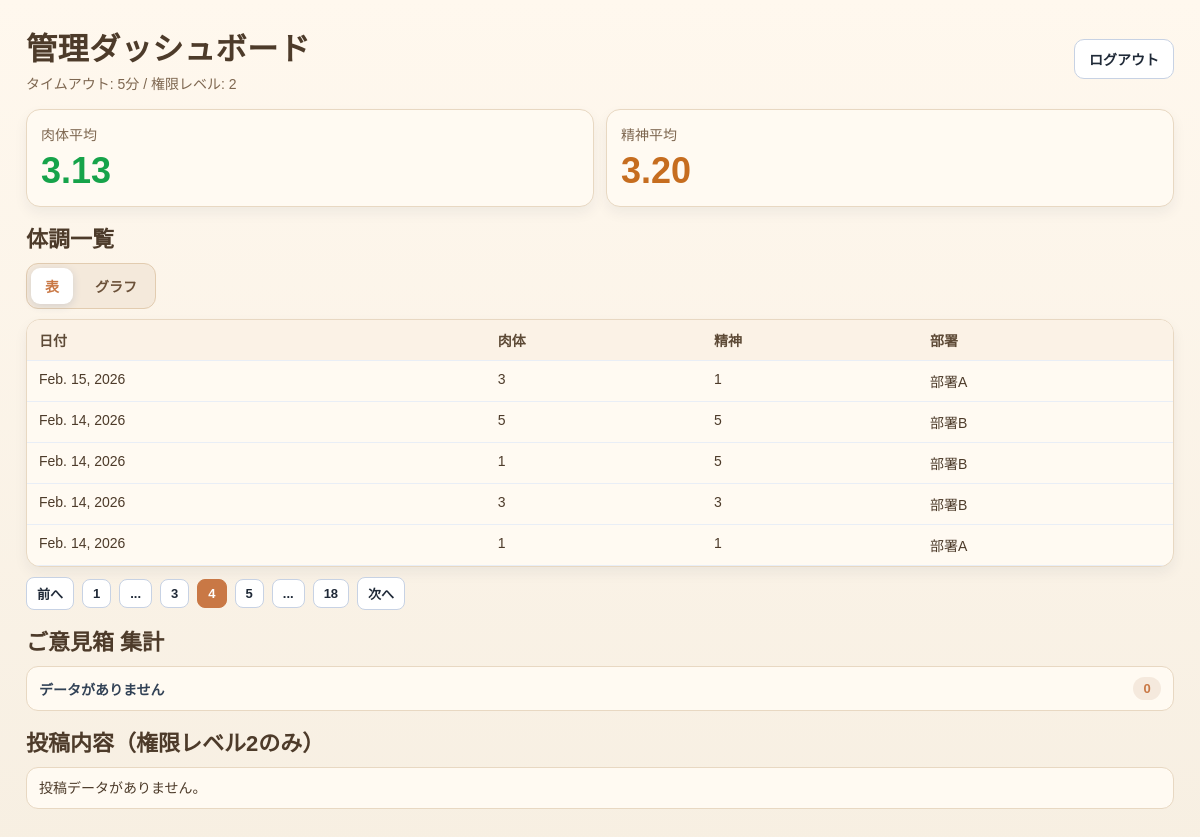
The page /dashboard/?page=4 (signed in) on the database its author committed.
### conditions/models.py (models this page shows)
class Condition(models.Model):
    user = models.ForeignKey(settings.AUTH_USER_MODEL, on_delete=models.CASCADE)
    date = models.DateField()
    physical = models.IntegerField(
        null=True,
        blank=True,
        validators=[MinValueValidator(1), MaxValueValidator(5)],
    )
    mental = models.IntegerField(
        null=True,
        blank=True,
        validators=[MinValueValidator(1), MaxValueValidator(5)],
    )
    created_at = models.DateTimeField(auto_now_add=True)
    is_absent = models.BooleanField(default=False)
    notes = models.TextField(null=True, blank=True)
    class Meta:
        constraints = [
            models.UniqueConstraint(fields=["user", "date"], name="uniq_condition_user_date")
        ]

### accounts/models.py (models this page shows)
class EmployeeProfile(models.Model):
    user = models.OneToOneField(User, on_delete=models.CASCADE, related_name="profile")
    full_name = models.CharField(max_length=255)
    gender = models.CharField(max_length=32)
    age = models.PositiveIntegerField()
    department = models.CharField(max_length=255)
    is_target = models.BooleanField(default=False)

### dashboard/views.py (the view)
# urls.py: path("", views.dashboard_view, name="dashboard"),
@login_required
def dashboard_view(request):
    user = request.user
    if user.role_level not in (User.ROLE_ADMIN_L1, User.ROLE_ADMIN_L2):
        return render(request, "dashboard/not_allowed.html")
    conditions = (
        Condition.objects.select_related("user")
        .filter(is_absent=False)
        .order_by("-date", "-created_at")
    )
    profiles = EmployeeProfile.objects.select_related("user").all()
    profile_map = {p.user_id: p for p in profiles}
    excluded_ids = [p.user_id for p in profiles if p.is_target]
    filtered = []
    for c in conditions:
        profile = profile_map.get(c.user_id)
        if profile and profile.is_target:
            continue
        filtered.append({"condition": c, "profile": profile})
    paginator = Paginator(filtered, 5)
    page_number = request.GET.get("page")
    conditions_page = paginator.get_page(page_number)
    conditions_page_tokens = _build_page_tokens(conditions_page)
    graph_data = _build_graph_data(filtered)
    graph_data_dept_a = _build_graph_data(
        [row for row in filtered if row["profile"] and row["profile"].department == "部署A"]
    )
    graph_data_dept_b = _build_graph_data(
        [row for row in filtered if row["profile"] and row["profile"].department == "部署B"]
    )
    avg_values = (
        Condition.objects.filter(is_absent=False)
        .exclude(user_id__in=excluded_ids)
        .aggregate(avg_physical=Avg("physical"), avg_mental=Avg("mental"))
    )
    opinions = build_opinion_summary(user.role_level)
    opinions_paginator = Paginator(opinions.items, 5)
    opinions_page_number = request.GET.get("opinion_page")
    opinions_page = opinions_paginator.get_page(opinions_page_number)
    return render(
        request,
        "dashboard/dashboard.html",
        {
            "conditions_page": conditions_page,
            "conditions_page_tokens": conditions_page_tokens,
            "avg_physical": avg_values["avg_physical"],
            "avg_mental": avg_values["avg_mental"],
            "role_level": user.role_level,
            "opinions": opinions,
            "opinions_page": opinions_page,
            "admin_timeout_minutes": _get_admin_timeout_minutes(),
            "graph_data": graph_data,
            "graph_data_dept_a": graph_data_dept_a,
            "graph_data_dept_b": graph_data_dept_b,
        },
    )

### analysis/services.py (called while the page is built, shortened)
def _build_analysis_df():
    project_root = Path(settings.BASE_DIR).parent
    csv_path = project_root / "php_opinion_box" / "opinions" / "opinion_box.csv"
    if not csv_path.exists():
        return pd.DataFrame()

def build_opinion_summary(role_level: int) -> OpinionSummary:
    df = _build_analysis_df()
    if df.empty:
        return OpinionSummary(tag_counts={}, items=[])

### dashboard/views.py (called while the page is built)
def _get_admin_timeout_minutes():
    setting = SystemSetting.objects.first()
    if setting and setting.admin_timeout_minutes:
        return setting.admin_timeout_minutes
    return 5

def _build_graph_data(rows):
    date_bucket = defaultdict(lambda: {"physical_sum": 0.0, "mental_sum": 0.0, "count": 0})
    for row in rows:
        day = row["condition"].date
        date_bucket[day]["physical_sum"] += float(row["condition"].physical or 0)
        date_bucket[day]["mental_sum"] += float(row["condition"].mental or 0)
        date_bucket[day]["count"] += 1
    graph_data = []
    for day, data in sorted(date_bucket.items()):
        count = data["count"] or 1
        graph_data.append(
            {
                "date": day.strftime("%Y-%m-%d"),
                "physical_avg": round(data["physical_sum"] / count, 2),
                "mental_avg": round(data["mental_sum"] / count, 2),
            }
        )
    return graph_data

def _build_page_tokens(page_obj):
    total = page_obj.paginator.num_pages
    current = page_obj.number
    if total <= 7:
        return list(range(1, total + 1))
    tokens = []
    if current <= 3:
        tokens.extend([1, 2, 3, "...", total])
    elif current >= total - 2:
        tokens.extend([1, "...", total - 2, total - 1, total])
    else:
        tokens.extend([1, "...", current - 1, current, current + 1, "...", total])
    return tokens

### dashboard/templates/dashboard/dashboard.html (shortened to what this page needs)
<!DOCTYPE html>
<html lang="ja">
<head>
</head>
<body>
    <div class="page">
        <header class="header">
            <div>
                <h1 class="title">管理ダッシュボード</h1>
                <p class="sub">タイムアウト: {{ admin_timeout_minutes }}分 / 権限レベル: {{ role_level }}</p>
            </div>
            <a class="logout-btn" href="{% url 'accounts:logout' %}">ログアウト</a>
        </header>
        <section class="summary-grid">
            <article class="card">
                <p class="metric-label">肉体平均</p>
                <p class="metric-value good">{{ avg_physical|floatformat:2|default:"-" }}</p>
            </article>
            <article class="card">
                <p class="metric-label">精神平均</p>
                <p class="metric-value warn">{{ avg_mental|floatformat:2|default:"-" }}</p>
            </article>
        </section>
        <section class="section">
            <h2 class="section-title">体調一覧</h2>
            <div class="view-switch" role="tablist" aria-label="体調一覧表示切替">
                <button id="btn-table" class="view-btn is-active" type="button">表</button>
                <button id="btn-graph" class="view-btn" type="button">グラフ</button>
            </div>
            <div id="panel-table" class="panel is-active">
                <div class="table-wrap">
                    <table>
                        <thead>
                            <tr>
                                <th>日付</th>
                                <th>肉体</th>
                                <th>精神</th>
                                {% if role_level == 1 %}
                                    <th>氏名</th>
                                    <th>部署</th>
                                {% else %}
                                    <th>部署</th>
                                {% endif %}
                            </tr>
                        </thead>
                        <tbody>
                            {% for row in conditions_page %}
                                <tr>
                                    <td>{{ row.condition.date }}</td>
                                    <td>{{ row.condition.physical|default:"-" }}</td>
                                    <td>{{ row.condition.mental|default:"-" }}</td>
                                    {% if role_level == 1 %}
                                        <td>{{ row.profile.full_name|default:row.condition.user.username }}</td>
                                        <td>{{ row.profile.department|default:"-" }}</td>
                                    {% else %}
                                        <td>{{ row.profile.department|default:"-" }}</td>
                                    {% endif %}
                                </tr>
                            {% empty %}
                                <tr>
                                    <td colspan="5">データがありません。</td>
                                </tr>
                            {% endfor %}
                        </tbody>
                    </table>
                </div>
                {% if conditions_page.paginator.num_pages > 1 %}
                    <nav class="pager" aria-label="ページ切替">
                        {% if conditions_page.has_previous %}
                            <a class="pager-btn" href="?page={{ conditions_page.previous_page_number }}">前へ</a>
                        {% endif %}
                        {% for token in conditions_page_tokens %}
                            {% if token == "..." %}
                                <span class="pager-btn">...</span>
                            {% elif token == conditions_page.number %}
                                <span class="pager-btn is-current">{{ token }}</span>
                            {% else %}
                                <a class="pager-btn" href="?page={{ token }}">{{ token }}</a>
                            {% endif %}
                        {% endfor %}
                        {% if conditions_page.has_next %}
                            <a class="pager-btn" href="?page={{ conditions_page.next_page_number }}">次へ</a>
                        {% endif %}
                    </nav>
                {% endif %}
            </div>
        </section>
        <section class="section">
            <h2 class="section-title">ご意見箱 集計</h2>
            <div class="tags-grid">
                {% for tag, count in opinions.tag_counts.items %}
                    <div class="tag-item">
                        <span class="tag-name">{{ tag }}</span>
                        <span class="tag-count">{{ count }}</span>
                    </div>
                {% empty %}
                    <div class="tag-item">
                        <span class="tag-name">データがありません</span>
                        <span class="tag-count">0</span>
                    </div>
                {% endfor %}
            </div>
        </section>
        {% if role_level == 2 %}
            <section id="opinions" class="section">
                <h3 class="section-title">投稿内容（権限レベル2のみ）</h3>
                <ul class="post-list">
                    {% for item in opinions_page %}
                        <li class="post-item">
                            <p class="post-meta">{{ item.mode_label }} / {{ item.tag }}</p>
                            <p class="post-content">{{ item.content }}</p>
                        </li>
                    {% empty %}
                        <li class="post-item">
                            <p class="post-content">投稿データがありません。</p>
                        </li>
                    {% endfor %}
                </ul>
            </section>
        {% endif %}
    </div>
</body>
</html>

### dashboard/templates/dashboard/dashboard.html (style rules this page uses)
:root { --bg: #f7efe2; --card: #fffaf2; --text: #4d3b2a; --subtext: #7e6750; --line: #e8d8c2; --primary: #c97845; --good: #16a34a; --warn: #c66d1f; }
* { box-sizing: border-box; }
body { margin: 0; font-family: "Yu Gothic UI", "Meiryo", sans-serif; background: linear-gradient(180deg, #fff8ee 0%, var(--bg) 100%); color: var(--text); }
.page { max-width: 1180px; margin: 0 auto; padding: 24px 16px 40px; }
.header { display: flex; align-items: center; justify-content: space-between; gap: 12px; margin-bottom: 16px; }
.title { margin: 0; font-size: clamp(26px, 2.6vw, 38px); letter-spacing: 0.4px; }
.sub { margin: 4px 0 0; color: var(--subtext); font-size: 14px; }
.logout-btn { display: inline-block; text-decoration: none; border: 1px solid #c7d2e4; background: #ffffff; color: #1f2937; border-radius: 10px; padding: 9px 14px; font-size: 14px; font-weight: 600; }
.summary-grid { display: grid; grid-template-columns: repeat(2, minmax(0, 1fr)); gap: 12px; margin-bottom: 14px; }
.card { background: var(--card); border: 1px solid var(--line); border-radius: 14px; padding: 14px; box-shadow: 0 6px 14px rgba(22, 41, 73, 0.06); }
.metric-label { margin: 0; color: var(--subtext); font-size: 14px; }
.metric-value { margin: 6px 0 0; font-size: clamp(28px, 3vw, 42px); font-weight: 700; }
.good { color: var(--good); }
.warn { color: var(--warn); }
.section { margin-top: 14px; }
.section-title { margin: 0 0 10px; font-size: 22px; }
.table-wrap { background: var(--card); border: 1px solid var(--line); border-radius: 14px; overflow: auto; box-shadow: 0 6px 14px rgba(22, 41, 73, 0.06); }
.pager { margin-top: 10px; display: flex; gap: 8px; flex-wrap: wrap; align-items: center; }
.pager-btn { display: inline-block; text-decoration: none; border: 1px solid #c7d2e4; background: #ffffff; color: #1f2937; border-radius: 8px; padding: 6px 10px; font-size: 13px; font-weight: 600; }
.pager-btn.is-current { background: var(--primary); border-color: var(--primary); color: #ffffff; }
.view-switch { display: inline-flex; gap: 8px; margin-bottom: 10px; background: #f4e9db; border: 1px solid #e2ccb0; border-radius: 12px; padding: 4px; }
.view-btn { border: 0; border-radius: 9px; background: transparent; color: #6b5139; padding: 8px 14px; font-size: 14px; font-weight: 700; cursor: pointer; }
.view-btn.is-active { background: #ffffff; box-shadow: 0 2px 8px rgba(27, 66, 127, 0.14); color: var(--primary); }
.panel { display: none; }
.panel.is-active { display: block; }
table { width: 100%; border-collapse: collapse; min-width: 680px; }
th, td { border-bottom: 1px solid #e9eef6; padding: 10px 12px; text-align: left; font-size: 14px; vertical-align: top; }
th { position: sticky; top: 0; background: #fbf2e6; color: #5d4a36; font-weight: 700; z-index: 1; }
.tags-grid { display: grid; grid-template-columns: repeat(auto-fit, minmax(170px, 1fr)); gap: 10px; }
.tag-item { display: flex; justify-content: space-between; align-items: center; border: 1px solid var(--line); background: var(--card); border-radius: 12px; padding: 10px 12px; }
.tag-name { color: #314155; font-size: 14px; font-weight: 600; }
.tag-count { min-width: 28px; text-align: center; border-radius: 999px; background: #f5e9dd; color: var(--primary); font-weight: 700; padding: 4px 8px; font-size: 13px; }
.post-list { margin: 0; padding: 0; list-style: none; display: grid; gap: 10px; }
.post-item { background: var(--card); border: 1px solid var(--line); border-radius: 12px; padding: 10px 12px; }
.post-content { margin: 0; font-size: 14px; line-height: 1.45; white-space: pre-wrap; word-break: break-word; }

### rows shown on the page
Condition: condition "Feb. 15, 2026", condition.physical "3", condition.mental "1", profile.department "部署A"
Condition: condition "Feb. 14, 2026", condition.physical "5", condition.mental "5", profile.department "部署B"
Condition: condition "Feb. 14, 2026", condition.physical "1", condition.mental "5", profile.department "部署B"
Condition: condition "Feb. 14, 2026", condition.physical "3", condition.mental "3", profile.department "部署B"
Condition: condition "Feb. 14, 2026", condition.physical "1", condition.mental "1", profile.department "部署A"

### other values the page prints
{{ admin_timeout_minutes }} "5"
{{ role_level }} "2"
{{ avg_physical|floatformat:2|default:"-" }} "3.13"
{{ avg_mental|floatformat:2|default:"-" }} "3.20"
{{ token }} "1" "3" "5" "18"
{{ token }} "4"
